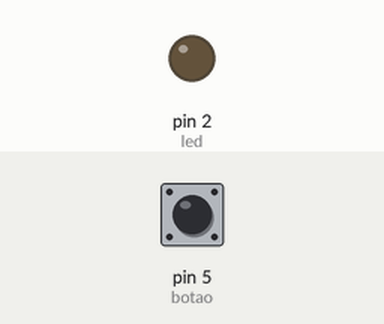
The sketch below on a simulated Arduino Uno, built with avr-gcc and run on an emulated ATmega328P. Shown: output pins drawn as LEDs (lit = HIGH). The inputs (shaded band) are chosen by the test bench; at power-on: pin 5 (botao) LOW.

Above: at 1.2 s.
1.3 s: pin 5 (botao) pulled HIGH for 0.15 s
At 2.5 s:
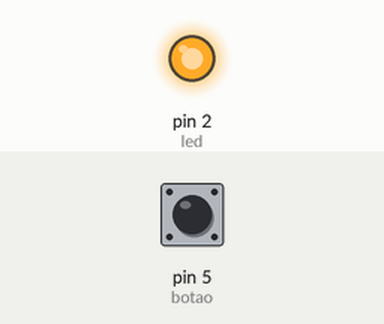
2.9 s: pin 5 (botao) pulled HIGH for 1 s
At 3.9 s:
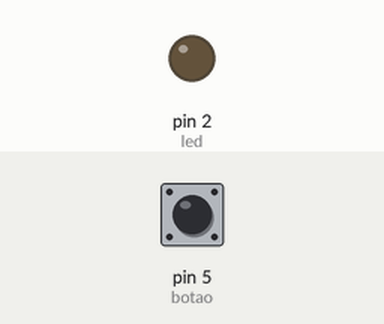
5.4 s: pin 5 (botao) pulled HIGH for 3.2 s
At 5.9 s:
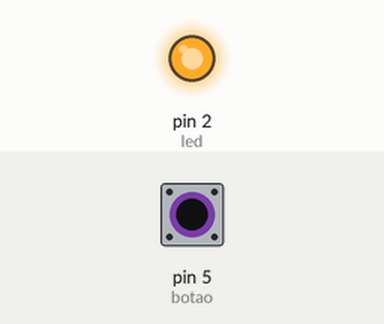
Timing chart, 0 to 8.4 s (numbered marks = the images above; inputs shaded):
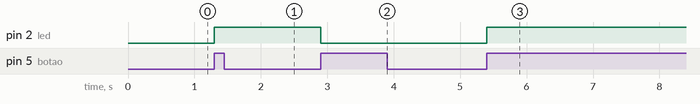

The sketch:

botao_retencao.ino
```cpp
int valor;
int anterior = 0;
int estadoBotao = LOW;
void setup() {
  pinMode (2, OUTPUT); //led
  pinMode (5, INPUT); //botao
}

void loop() {
  valor = digitalRead(5);
  if (valor == HIGH && anterior == LOW) {
    estadoBotao =! estadoBotao;
  }
  digitalWrite(2,estadoBotao);
  anterior = valor;
  delay(50);
}
```

Measured:
- after the input at 1.3 s, pin 2 (led): LOW → HIGH at once
- after the input at 2.9 s, pin 2 (led): HIGH → LOW at once
- after the input at 5.4 s, pin 2 (led): LOW → HIGH at once
